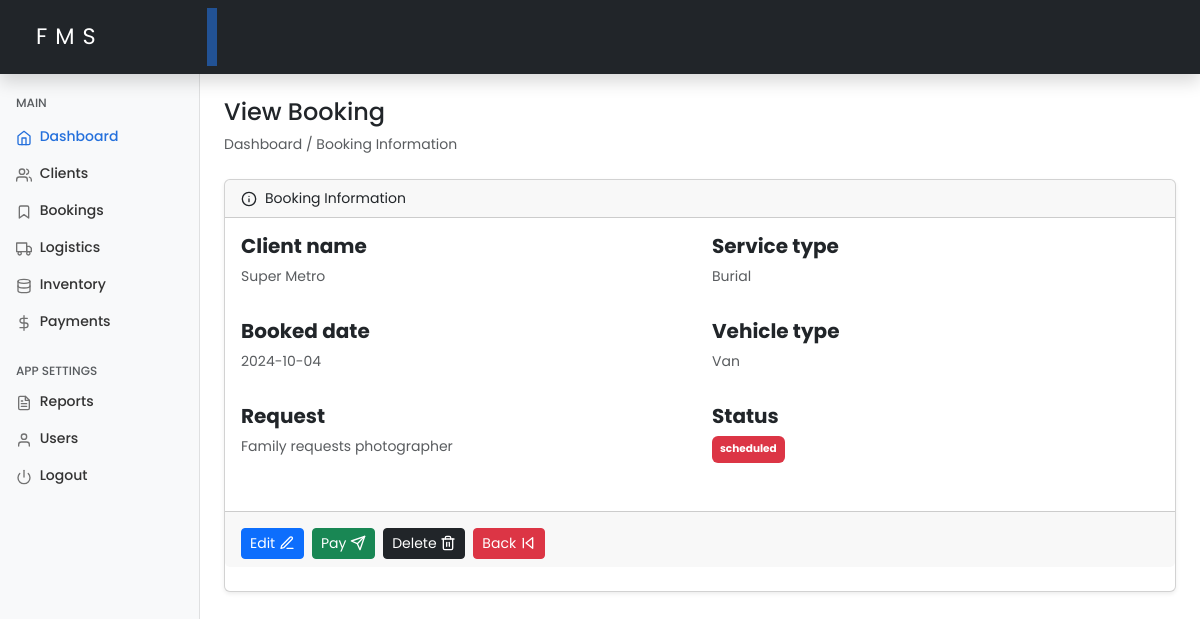
The page /viewBooking.php?id=11 (signed in) on the database as committed earlier.
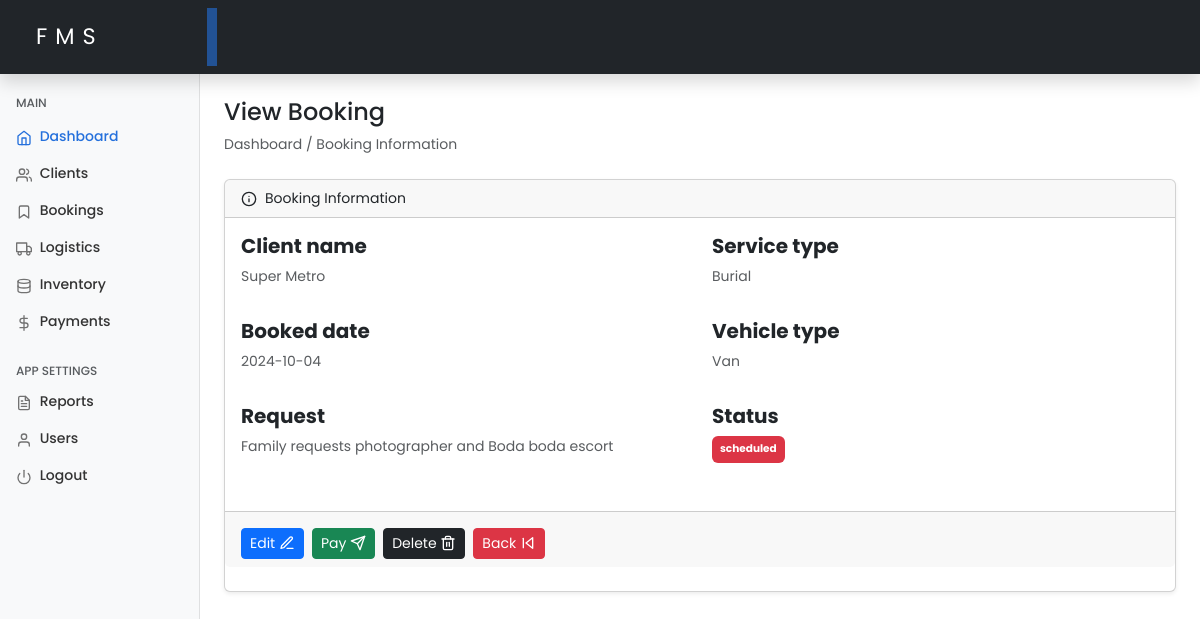
The same page on the database as committed later.
### tables this page shows
CREATE TABLE `schedules` (
  `id` int(11) NOT NULL,
  `client_id` varchar(100) NOT NULL,
  `service_type` enum('burial','cremation','other') DEFAULT 'burial',
  `schedule_date` date NOT NULL,
  `vehicle_type` varchar(150) DEFAULT NULL,
  `request` varchar(255) DEFAULT NULL,
  `status` enum('scheduled','completed') DEFAULT 'scheduled',
  `created_at` timestamp NOT NULL DEFAULT current_timestamp(),
  `updated_at` timestamp NOT NULL DEFAULT current_timestamp() ON UPDATE current_timestamp()
);

CREATE TABLE `clients` (
  `id` int(11) NOT NULL,
  `full_name` varchar(100) NOT NULL,
  `email` varchar(100) DEFAULT NULL,
  `phone` varchar(15) DEFAULT NULL,
  `address` varchar(255) DEFAULT NULL,
  `created_at` timestamp NOT NULL DEFAULT current_timestamp(),
  `updated_at` timestamp NOT NULL DEFAULT current_timestamp() ON UPDATE current_timestamp()
);

### includes/functions.php (called while the page is built, shortened)
<?php
require_once 'config.php';
function getBookingById($bookingId)
{
    global $conn;
    $stmt = $conn->prepare("
        SELECT s.*, c.full_name AS client_name
        FROM schedules s
        JOIN clients c ON s.client_id = c.id
        WHERE s.id = ?
    ");
    $stmt->bind_param("i", $bookingId);
    if ($stmt->execute()) {
        $result = $stmt->get_result();
        if ($result->num_rows > 0) {
            return $result->fetch_assoc();
        }
    }
    return null;
}

### viewBooking.php (the view, shortened to what this page needs)
<?php
include 'includes/functions.php';
if (isset($_GET['id']) && is_numeric($_GET['id'])) {
    $bookingId = (int)$_GET['id'];
    $booking = getBookingById($bookingId);
} else {
    echo "<p class='text-danger'>Invalid booking ID.</p>";
    exit();
}
include './includes/header.php';
include './includes/sidebar.php';
?>
<main class="col-md-9 ms-sm-auto col-lg-10 px-md-4">
    <h4 class="mt-4">View Booking</h4>
    <ol class="breadcrumb mb-4">
        <li class="breadcrumb-item active">Dashboard / Booking Information</li>
    </ol>
    <div class="card shadow-sm">
        <div class="card-header d-flex align-items-center">
            <span data-feather="info" class="me-2"></span>Booking Information
        </div>
        <div class="card-body">
            <div class="row">
                <div class="col-md-6 mb-3">
                    <h5 class="fw-bold">Client name</h5>
                    <p class="text-muted"><?php echo htmlspecialchars($booking['client_name']); ?></p>
                </div>
                <div class="col-md-6 mb-3">
                    <h5 class="fw-bold">Service type</h5>
                    <p class="text-muted text-capitalize"><?php echo htmlspecialchars($booking['service_type']); ?></p>
                </div>
            </div>
            <div class="row">
                <div class="col-md-6 mb-3">
                    <h5 class="fw-bold">Booked date</h5>
                    <p class="text-muted"><?php echo htmlspecialchars($booking['schedule_date']); ?></p>
                </div>
                <div class="col-md-6 mb-3">
                    <h5 class="fw-bold">Vehicle type</h5>
                    <p class="text-muted text-capitalize"><?php echo htmlspecialchars($booking['vehicle_type']); ?></p>
                </div>
            </div>
            <div class="row">
                <div class="col-md-6 mb-3">
                    <h5 class="fw-bold">Request</h5>
                    <p class="text-muted"><?php echo htmlspecialchars($booking['request']); ?></p>
                </div>
                <div class="col-md-6 mb-3">
                    <h5 class="fw-bold">Status</h5>
                    <p class="badge bg-<?php echo ($booking['status'] === 'completed') ? 'success' : 'danger'; ?> p-2">
                        <?php echo htmlspecialchars($booking['status']); ?>
                    </p>
                </div>
            </div>
        </div>
        <div class="card-footer d-flex justify-content-start flex-wrap flex-md-nowrap align-items-center pt-3 pb-2 mb-4 border-bottom-none">
            <a href="editBooking.php?id=<?php echo $booking['id']; ?>" class="btn btn-sm btn-primary me-2 d-flex align-items-center">
                Edit&nbsp;<span data-feather="edit-3"></span>
            </a>
            <a href="payment.php?id=<?php echo $booking['id']; ?>" class="btn btn-sm btn-success me-2 d-flex align-items-center">
                Pay&nbsp;<span data-feather="send"></span>
            </a>
            <a href="#!" class="btn btn-sm btn-dark me-2 d-flex align-items-center" onclick="return confirm('Are you sure you want to delete this booking record?');">
                Delete&nbsp;<span data-feather="trash-2"></span>
            </a>
            <a href="bookings.php" class="btn btn-sm btn-danger me-2 d-flex align-items-center">
                Back&nbsp;<span data-feather="skip-back"></span>
            </a>
        </div>
    </div>
</main>
<?php include './includes/footer.php'; ?>

Rows that differ between the two databases and show on the page:
changed schedules "Burial": request "Family requests photographer" → "Family requests photographer and Boda boda escort"
